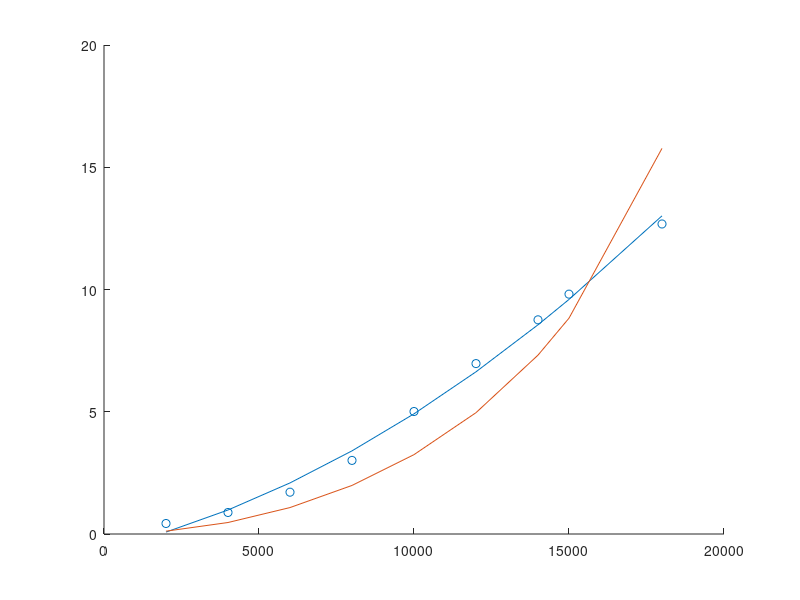

The MATLAB source for this figure:
%% Init
close all;
clear;
%% 
L = 40.75;
enc = [2000;4000;6000;8000;10000;12000;14000;15000;18000];
x = [40.32;39.87;39.04;37.74;35.74;33.78;31.99;30.94;28.07];

for i = 1: length(x)
    x(i) = L - x(i);
end

% 

P = polyfit(enc,x,2)
K = x\enc;
x_fit = P(1) * enc.^2 + P(2) * enc + P(3);

ENCODER_RESOLUTION = 1024;
r0 = 0.25;
for i = 1: length(enc)
   theta = enc(i)/ ENCODER_RESOLUTION * 2 * pi;
   X = sqrt(L*L - theta * theta * r0 * r0);
   r = r0 *sqrt(L/X);   
   x_tsa(i) =  L - sqrt(L*L - theta * theta * r * r);
end


% Plot
figure();
scatter(enc,x);
hold on;
plot(enc,x_fit);
hold on
plot(enc,x_tsa);